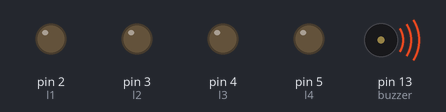
A sketch run on a simulated Arduino Uno, built with avr-gcc and run on an emulated ATmega328P. Parts: output pins drawn as LEDs (lit = HIGH), buzzer (waves = sounding, pin HIGH).

Above: at 0.1 s.
At 4.1 s:
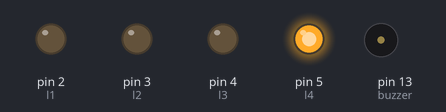
At 10.1 s:
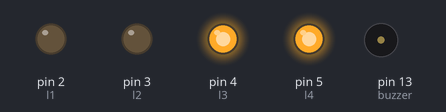
At 19.1 s:
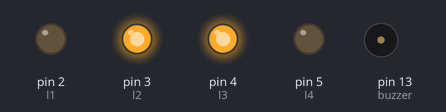
At 28.1 s:
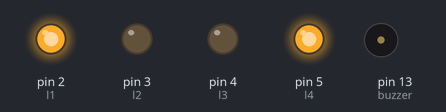
At 37.1 s:
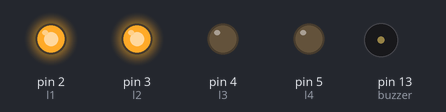
Timing chart, 0 to 40.0 s (numbered marks = the images above):
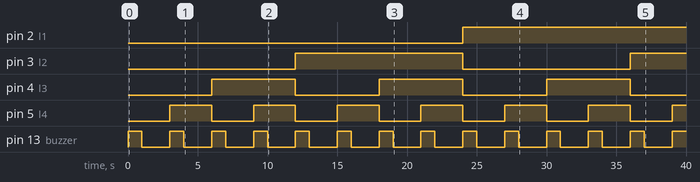

Measured:
- by itself, pin 2 (l1): LOW → HIGH at 24.0 s
- by itself, pin 3 (l2): LOW → HIGH at 12.0 s, → LOW 12.0 s later, → HIGH 12.0 s later
- by itself, pin 4 (l3): alternates HIGH for 6.0 s and LOW for 6.0 s
- by itself, pin 5 (l4): alternates HIGH for 3.0 s and LOW for 3.0 s
- by itself, pin 13 (buzzer): alternates HIGH for 1.0 s and LOW for 2.0 s

The sketch:

binarycounting7_withbuzzer.ino
```cpp
/*  Button
 Turns on and off a light emitting diode(LED) connected to digital
 pin 13, when pressing a pushbutton attached to pin 2.
 */

const int l1 =  2;
const int l2 =  3;
const int l3 =  4;
const int l4 =  5;
const int buzzer =  13;

void setup() {
  pinMode(l1, OUTPUT);
  pinMode(l2, OUTPUT);
  pinMode(l3, OUTPUT);
  pinMode(l4, OUTPUT);
  pinMode(buzzer, OUTPUT);
}
void beep(){
  digitalWrite(buzzer, HIGH);  delay(1000) ;
  digitalWrite(buzzer, LOW);  delay(1000) ;
}
void loop() {
  for(int i=0;i<16;i++)
  {
    int b4 = i % 2;
    int b3 = (i / 2) % 2;
    int b2 = (i / 4) % 2;
    int b1 = (i / 8) % 2;

    digitalWrite(l1, b1);
    digitalWrite(l2, b2);
    digitalWrite(l3, b3);
    digitalWrite(l4, b4);
    beep();
    delay(1000);
  }
}
```
